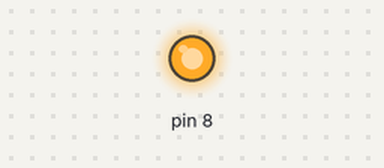
A sketch run on a simulated Arduino Uno, built with avr-gcc and run on an emulated ATmega328P. Shown: output pins drawn as LEDs (lit = HIGH).

Above: at 0.2 s.
At 4.2 s:
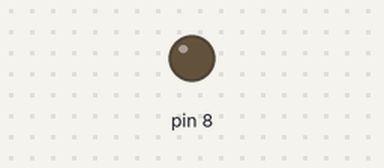
Timing chart, 0 to 6.2 s (numbered marks = the images above):
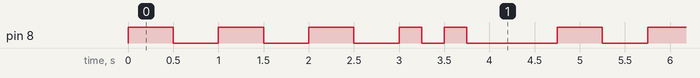

The sketch:

lesson01_01.ino
```cpp
/*
# Creator: Aryon Rabello
# GitHub: https://github.com/arriaoedu123
# Creation date: 23/02/2022
# Version: 1.0
*/

void setup() {
  pinMode (8, OUTPUT);
}

void loop() {
  // morse code saying hi in portuguese //

  // letter "O" //
  digitalWrite (8, HIGH);
  delay(500);
  digitalWrite (8, LOW);
  delay(500);
  digitalWrite (8, HIGH);
  delay(500);
  digitalWrite (8, LOW);
  delay(500);
  digitalWrite (8, HIGH);
  delay(500);
  digitalWrite (8, LOW);
  delay(500);

  // letter "I" //
  digitalWrite (8, HIGH);
  delay(250);
  digitalWrite (8, LOW);
  delay(250);
  digitalWrite (8, HIGH);
  delay(250);
  digitalWrite (8, LOW);
  delay(1000);
}
```

Measured:
- by itself, pin 8: repeats every 4.8 s: 2 × (LOW 0.50 s, HIGH 0.50 s), LOW 0.50 s, HIGH 0.25 s, LOW 0.25 s, HIGH 0.25 s, LOW 1.0 s, HIGH 0.50 s
- by itself, everything shown: repeats every 4.8 s, in 10 steps
